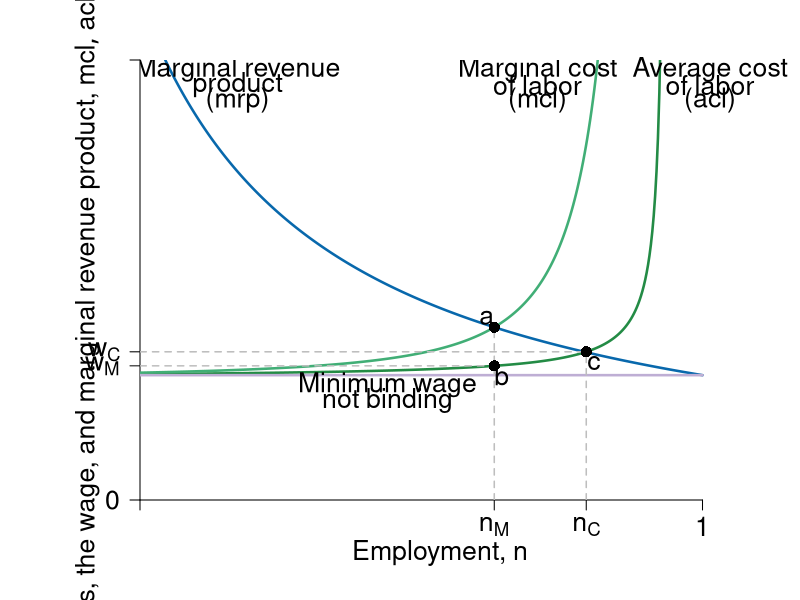
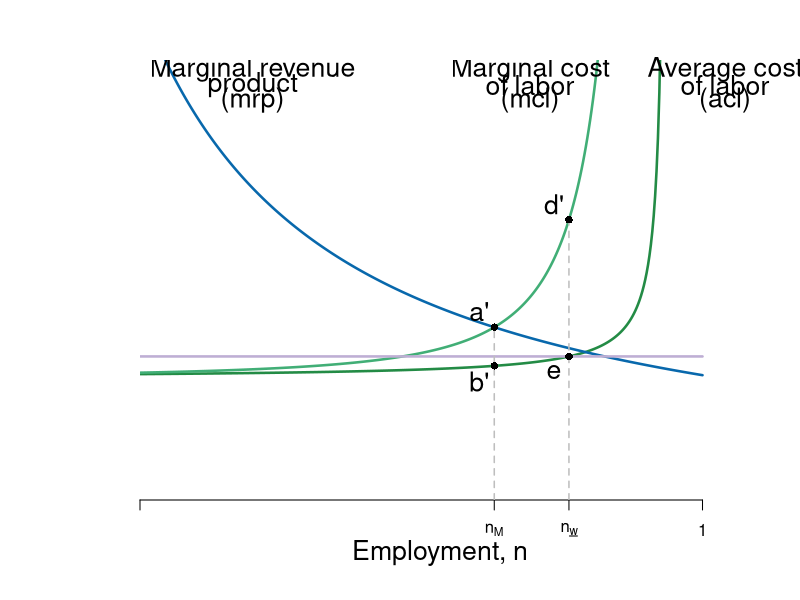
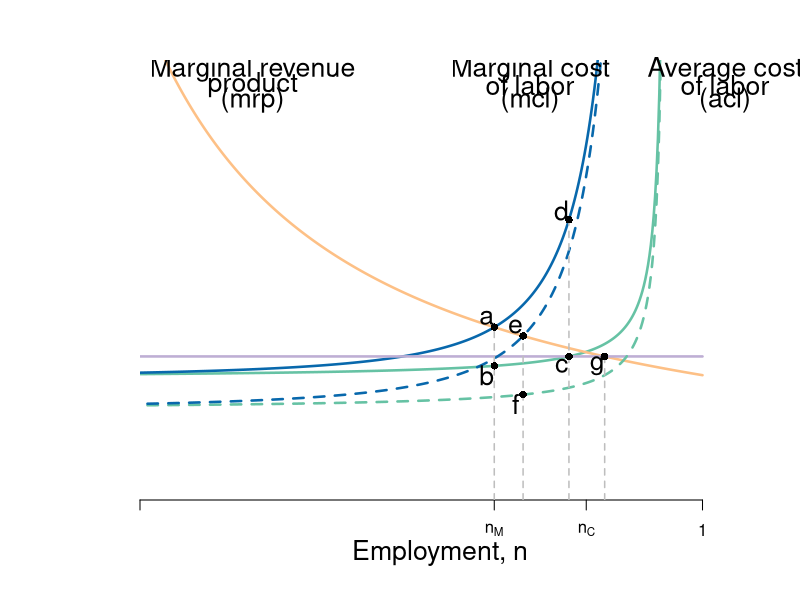

Here is the R script that generated these plots, in order:
require(shape, rootSolve)

#define functions
Delta <- function(n,v=0.05){
  1-v*n / (1-n)
}

ACL <- function(n, a = 1, tau = 0.5, v = 0.05, b = 2, s = 0) {
  a / ( tau * Delta(n,v) ) + b - s
}


MCL <- function(n,a=1,tau = 0.5 , v = 0.05, b = 2, s= 0) {
  d_Delta <- function(n,v= 0.05){
    -v/(1-n)^2
  }
  d_ACL <- function(n,a=1,tau = 0.5 , v = 0.05, b = 2, s= 0){
    - a*d_Delta(n,v) / (tau * Delta(n,v)^2)
  }
  ACL(n,a,tau,v,b,s) + n * d_ACL(n, a,tau, v, b, s)
}

MRP<-function(n){
  4/n
}
# solve the level of employment in different setting.
employment <- function(a=1,tau = 0.5 , v = 0.05, b = 2, s = 0, min = FALSE){
  ## return the employment level
  ## The four cases: 
  ## No EITC, no min wage:  employment()
  ## No EITC, min = 4.6: employment(min =  4.6)
  ## EITC, no min wage: employment(s=1)
  ## EITC, min = 4.6: employment(min = 4.6, s = 1)
  nmax <- 1/(1+v)-0.001
  if (min == FALSE){
    n <- uniroot(MRP_eq_MCL(n,a,tau,v,b,s),c(0.0001,nmax))$root
  } else{
    n1 <- uniroot(MRP_eq_min(n, min),c(0.0001,nmax))$root
    n2 <- uniroot(ACL_eq_min(n, a, tau, v, b, s, min),c(0.0001,nmax))$root
    n <- min(n1,n2)
  }
  return(n)
}

MRP_eq_MCL <- function(n,a=1,tau = 0.5 , v = 0.05, b = 2, s = 0){
  equation <- function(n){
    MRP(n) - MCL(n,a,tau,v, b, s)
  }
}
ACL_eq_min <- function(n, a = 1, tau = 0.5, v = 0.05, b = 2, s = 0, min = 4.6){
  equation<-function(n){
    ACL(n,a,tau,v,b,s)-min
  }
}
MRP_eq_min <- function(n,min=4.6){
  equation <- function(n){
    MRP(n) - min
  }
}
Min <- function(n, min = 4.6){
  min*n/n
}

#Set parameters for graphics
axislabelsize <- 1.6
graphlinewidth <- 2.5
segmentlinewidth <- 1.5

COL <- c("#7fc97f", "#beaed4", "#fdc086", "#ffff99", "#386cb0", "#f0027f", "#bf5b17", "#666666")
COLA <- c("#e0f3db", "#99d8c9","#66c2a4","#41ae76", "#238b45", "#005824")
COLB <- c("#4eb3d3", "#2b8cbe", "#0868ac","#084081")

ylims <- c(0, 14.1)
xlims <- c(0.25, 1.05)
npts <- 501
x <- seq(xlims[1], xlims[2], length.out = npts)
y <- seq(ylims[1], ylims[2], length.out = npts) 

# ----
# first plot: competitive vs monopsony
pdf(file = "employment/monopsony_minwage1.pdf", width = 12, height = 10)
par(mar =  c(5, 7, 3, 3))

#Notice the plot starts at x = 0.2 not 0
plot(xlims[1], 0, xlim = xlims, ylim = ylims, type = "n",
     xlab = expression(paste("")),
     ylab = expression(paste("")), 
     xaxt = "n", 
     yaxt = "n", 
     cex.lab = axislabelsize, 
     bty = "n", 
     xaxs="i", 
     yaxs="i"
)

# ticksx <- seq(from = 0, to = xlims[2], by = 0.2)
# xlabels <- seq(from = 0, to = xlims[2], by = 0.2)
# ticksy <- seq(from = 0, to = ylims[2], by = 2)
# ylabels <- seq(from = 0, to = ylims[2], by = 2)

ticksx <- c(xlims[1], employment(), 0.845, 1)
xlabels <- c(NA, expression(paste(n[M])), expression(paste(n[C])), 1)
ticksy <- c(ylims[1], ACL(employment()), ACL(0.845), ylims[2])
ylabels <- c(0, expression(paste(w[M])), expression(paste(w[C])), NA)

axis(1, at = ticksx, pos = 0, labels = xlabels, cex.axis = axislabelsize)
axis(2, at = ticksy, pos = xlims[1], labels = ylabels, las = 1, cex.axis = axislabelsize)

npts <- 500 
xx1 <- seq(0.01, 0.95, length.out = npts)
xx2 <- seq(0, 1, length.out = 600)

#Draw the graphs
lines(xx1, ACL(xx1), col = COLA[5], lwd  = graphlinewidth)
lines(xx1, MCL(xx1), col = COLA[4], lwd = graphlinewidth)
lines(xx2, MRP(xx2), col = COLB[3], lwd = graphlinewidth)
lines(xx2, Min(xx2, 4), col = COL[2],lwd = graphlinewidth)
#lines(xx1, Min(xx1), col = COL[6], lwd = graphlinewidth)
# with s=1
## lines(xx1, ACL(xx1, s = 1), col = COLA[3], lwd = graphlinewidth, lty= 3)
## lines(xx1, MCL(xx1, s = 1), col = COLB[1], lwd = graphlinewidth,lty = 3)

#Axis labels
mtext(expression(paste("Employment, ", n)), side = 1, line = 2.5, cex = axislabelsize)
text(0.18, 0.5*ylims[2], expression(paste("Costs, the wage, and marginal revenue product, ", list(mcl, acl, w, mrp) )), xpd = TRUE, cex = axislabelsize, srt = 90) 


#add segments
segments(0, ACL(employment()), employment(), ACL(employment()), lty = 2, col = "gray", lwd = segmentlinewidth)
segments(employment(), 0, employment(), MRP(employment()), lty = 2, col = "gray", lwd = segmentlinewidth)

segments(0, ACL(0.845), 0.845, ACL(0.845), lty = 2, col = "gray", lwd = segmentlinewidth)
segments(0.845, 0, 0.845, ACL(0.845), lty = 2, col = "gray", lwd = segmentlinewidth)

## add points

points(employment(), ACL(employment()), pch = 16, col = "black", cex = 1.5)
points(employment(), MRP(employment()), pch = 16, col = "black", cex = 1.5)
points(0.845, ACL(0.845), pch = 16, col = "black", cex = 1.5)

# label points
text(employment() + 0.01, ACL(employment()) - 0.3 , "b", cex = axislabelsize)
text(employment() - 0.01, MCL(employment()) + 0.3 , "a", cex = axislabelsize)
text(0.845 + 0.01, ACL(0.85) - 0.4, "c", cex = axislabelsize)


# add labels to graphs
#text(1.03, 14.3, "Monopsony", cex = axislabelsize, xpd = TRUE)
text(1.01, 13.8, "Average cost", cex = axislabelsize, xpd = TRUE)
text(1.01, 13.3, "of labor", cex = axislabelsize, xpd = TRUE)
text(1.01, 12.8, "(acl)", cex = axislabelsize, xpd = TRUE)

#text(0.77, 14.3, "Monopsony", cex = axislabelsize, xpd = TRUE)
text(0.78, 13.8, "Marginal cost", cex = axislabelsize)
text(0.78, 13.3, "of labor", cex = axislabelsize)
text(0.78, 12.8, "(mcl)", cex = axislabelsize)

text(0.38, 13.8, "Marginal revenue", cex = axislabelsize)
text(0.38, 13.3, "product", cex = axislabelsize)
text(0.38, 12.8, "(mrp)", cex = axislabelsize)

text(0.58, ACL(0.85) - 1.1, "Minimum wage", cex = axislabelsize)
text(0.58, ACL(0.85) - 1.6, "not binding", cex = axislabelsize)

# text(0.85, 3.7, "Competitive", cex = axislabelsize)
# text(0.85, 3.2, "Marginal cost", cex = axislabelsize)
# text(0.85, 2.7, "of labor", cex = axislabelsize)
# text(0.85, 2.2, expression(paste( (mcl[C]) )), cex = axislabelsize)



dev.off()
# ----
# second plot:  monopsony and minwage
pdf(file = "employment/monopsony_minwage2.pdf", width = 12, height = 10)
par(mar =  c(5, 7, 3, 3))

plot(xlims[1], 0, xlim = xlims, ylim = ylims, type = "n",
     xlab = expression(paste("")),
     ylab = expression(paste("")), 
     xaxt = "n", 
     yaxt = "n", 
     cex.lab = axislabelsize, 
     bty = "n", 
     xaxs="i", 
     yaxs="i"
)

ticksx2 <- c(xlims[1], employment(), employment(min = 4.6), 1)
xlabels2 <- c(NA, expression(paste(n[M])), expression(paste(n[underline("w")])), 1)

axis(1, at = ticksx2, pos = 0, labels = xlabels2)
axis(2, at = ticksy, pos = 0, labels = ylabels, las = 1)

#Draw the graphs
lines(xx1, ACL(xx1), col = COLA[5], lwd  = graphlinewidth)
lines(xx1, MCL(xx1), col = COLA[4], lwd = graphlinewidth)
lines(xx2, MRP(xx2), col = COLB[3], lwd = graphlinewidth)
lines(xx2,Min(xx2), col = COL[2],lwd = graphlinewidth)

#Axis labels
mtext(expression(paste("Employment, ", n)), side = 1, line = 2.5, cex = axislabelsize)
text(-0.1, 0.5*ylims[2], expression(paste("Marginal revenue and marginal cost, ", list(mrp, mcl) )), xpd = TRUE, cex = axislabelsize, srt = 90) 


#add segments
segments(employment(), 0, employment(), MRP(employment()), lty = 2, col = "gray", lwd = segmentlinewidth)
segments(employment(min = 4.6), 0, employment(min =  4.6), MCL(employment(min = 4.6)), lty = 2, col = "gray", lwd = segmentlinewidth)

## add points

points(employment(), ACL(employment()), pch = 16, col = "black", cex = 1)
points(employment(), MRP(employment()), pch = 16, col = "black", cex = 1)
points(employment(min=4.6), MCL(employment(min=4.6)), pch = 16, col = "black", cex = 1)
points(employment(min=4.6), Min(employment(min=4.6)), pch = 16, col = "black", cex = 1)

# add labels
text(1.03, 13.8, "Average cost", cex = axislabelsize, xpd = TRUE)
text(1.03, 13.3, "of labor", cex = axislabelsize, xpd = TRUE)
text(1.03, 12.8, "(acl)", cex = axislabelsize, xpd = TRUE)

text(0.77, 13.8, "Marginal cost", cex = axislabelsize)
text(0.77, 13.3, "of labor", cex = axislabelsize)
text(0.77, 12.8, "(mcl)", cex = axislabelsize)

text(0.4, 13.8, "Marginal revenue", cex = axislabelsize)
text(0.4, 13.3, "product", cex = axislabelsize)
text(0.4, 12.8, "(mrp)", cex = axislabelsize)

text(employment()-0.02,ACL(employment())-0.5 , "b'", cex = axislabelsize)
text(employment()-0.02,MCL(employment())+0.5 , "a'", cex = axislabelsize)
text(employment(min = 4.6)-0.02,ACL(employment(min = 4.6))-0.5 , "e", cex = axislabelsize)
text(employment(min = 4.6)-0.02,MCL(employment(min =  4.6))+0.5 , "d'", cex = axislabelsize)

dev.off()
# ----
# third plot:  monopsony, minwage and EITC
pdf(file = "employment/monopsony_minwage3.pdf", width = 15, height = 12)
par(mar =  c(5, 7, 3, 3))

plot(0, 0, xlim = xlims, ylim = ylims, type = "n",
     xlab = expression(paste("")),
     ylab = expression(paste("")), 
     xaxt = "n", 
     yaxt = "n", 
     cex.lab = axislabelsize, 
     bty = "n", 
     xaxs="i", 
     yaxs="i"
)


axis(1, at = ticksx, pos = 0, labels = xlabels)
axis(2, at = ticksy, pos = 0, labels = ylabels, las = 1)

#Draw the graphs
lines(xx1, ACL(xx1), col = COLA[3], lwd  = graphlinewidth)
lines(xx1, MCL(xx1), col = COLB[3], lwd = graphlinewidth)
lines(xx2, MRP(xx2), col = COL[3], lwd = graphlinewidth)
lines(xx2,Min(xx2), col = COL[2],lwd = graphlinewidth)
# with s=1
lines(xx1, ACL(xx1, s = 1), col = COLA[3], lwd = graphlinewidth, lty= 2)
lines(xx1, MCL(xx1, s = 1), col = COLB[3], lwd = graphlinewidth,lty = 2)

#Axis labels
mtext(expression(paste("Employment, ", n)), side = 1, line = 2.5, cex = axislabelsize)
text(-0.1, 0.5*ylims[2], expression(paste("Marginal cost, average cost, and marginal revenue product, ", list(mcl, acl, mrp) )), xpd = TRUE, cex = axislabelsize, srt = 90) 


#add segments
segments(employment(), 0, employment(), MRP(employment()), lty = 2, col = "gray", lwd = segmentlinewidth)
segments(employment(min = 4.6), 0, employment(min =  4.6), MCL(employment(min = 4.6)), lty = 2, col = "gray", lwd = segmentlinewidth)
segments(employment(min = 4.6, s=1), 0, employment(min =  4.6, s=1), MRP(employment(min = 4.6, s= 1)), lty = 2, col = "gray", lwd = segmentlinewidth)
segments(employment(s=1), 0, employment(s=1), MRP(employment(s= 1)), lty = 2, col = "gray", lwd = segmentlinewidth)
## add points

points(employment(), ACL(employment()), pch = 16, col = "black", cex = 1)
points(employment(), MRP(employment()), pch = 16, col = "black", cex = 1)
points(employment(min=4.6), MCL(employment(min=4.6)), pch = 16, col = "black", cex = 1)
points(employment(min=4.6), Min(employment(min=4.6)), pch = 16, col = "black", cex = 1)
#with s=1
points(employment(s=1), ACL(s=1,employment(s=1)), pch = 16, col = "black", cex = 1)
points(employment(s=1), MRP(employment(s=1)), pch = 16, col = "black", cex = 1)
points(employment(min=4.6,s=1), MCL(s=1,employment(min=4.6,s=1)), pch = 16, col = "black", cex = 1)
points(employment(min=4.6,s=1), Min(employment(min=4.6,s=1)), pch = 16, col = "black", cex = 1)

# add labels
text(1.03, 13.8, "Average cost", cex = axislabelsize, xpd = TRUE)
text(1.03, 13.3, "of labor", cex = axislabelsize, xpd = TRUE)
text(1.03, 12.8, "(acl)", cex = axislabelsize, xpd = TRUE)

text(0.77, 13.8, "Marginal cost", cex = axislabelsize)
text(0.77, 13.3, "of labor", cex = axislabelsize)
text(0.77, 12.8, "(mcl)", cex = axislabelsize)

text(0.4, 13.8, "Marginal revenue", cex = axislabelsize)
text(0.4, 13.3, "product", cex = axislabelsize)
text(0.4, 12.8, "(mrp)", cex = axislabelsize)

text(employment()-0.01,ACL(employment())-0.3 , "b", cex = axislabelsize)
text(employment()-0.01,MCL(employment())+0.3 , "a", cex = axislabelsize)
text(employment(min = 4.6)-0.01,ACL(employment(min = 4.6))-0.3 , "c", cex = axislabelsize)
text(employment(min = 4.6)-0.01,MCL(employment(min =  4.6))+0.3 , "d", cex = axislabelsize)
text(employment(s=1)-0.01,ACL(s=1,employment(s=1))-0.3 , "f", cex = axislabelsize)
text(employment(s=1)-0.01,MCL(employment(s=1),s=1)+0.3 , "e", cex = axislabelsize)
text(employment(s=1, min = 4.6)-0.01,4.6-0.3 , "g", cex = axislabelsize)
dev.off()
